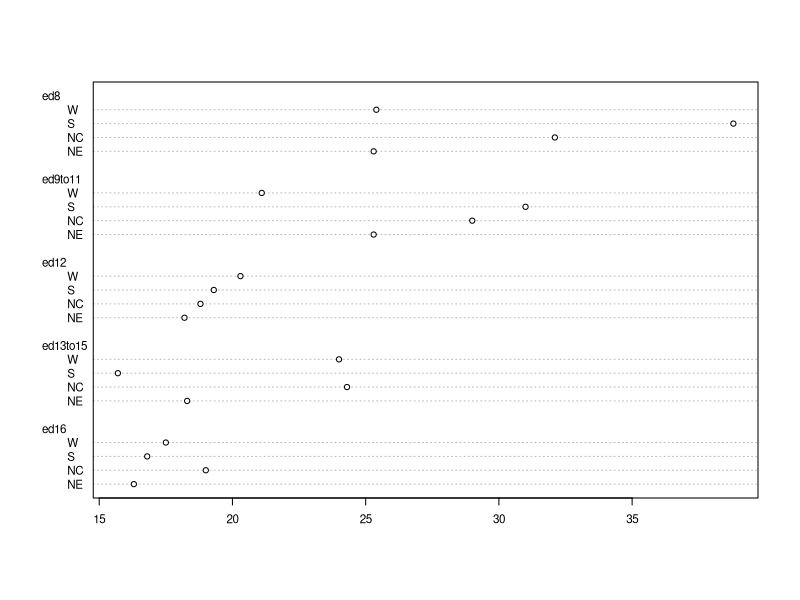
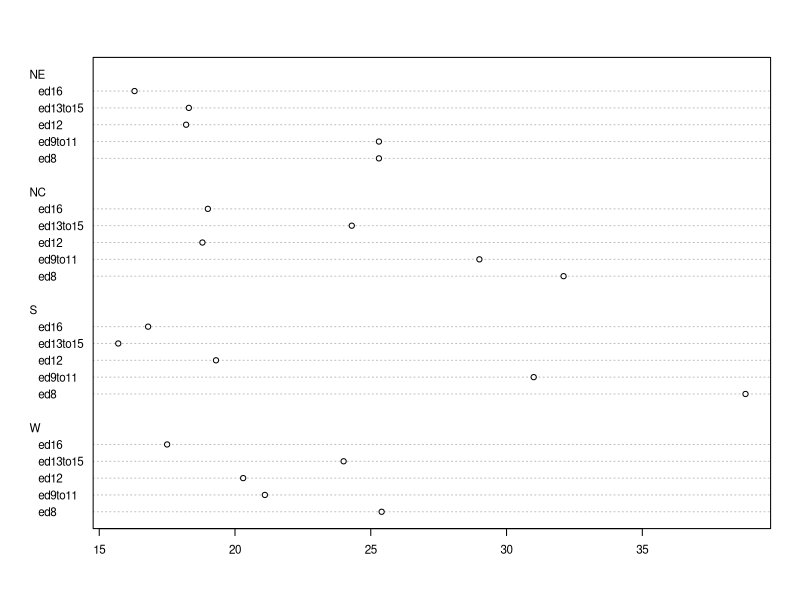
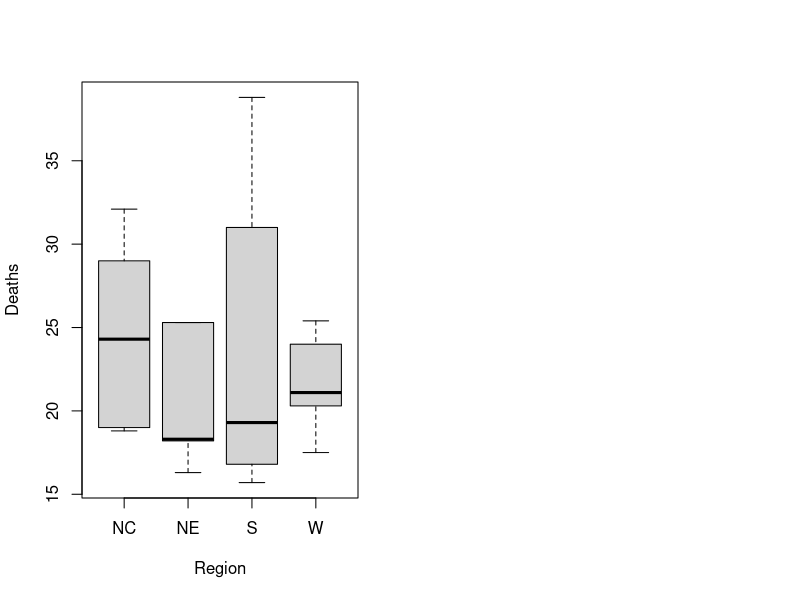

R code for these plots, in order: (Note: this script raises an error after producing the figures.)
## ---- chunk 1
knitr::knit_hooks$set(small.mar = function(before, options, envir) {
    if (before) par(mar = c(4, 4, 1, 1))  # smaller margin on top and right
})

knitr::opts_chunk$set(
  comment = "",
  message = FALSE,
  tidy = FALSE,
  dev=c('CairoPNG', 'CairoPDF'),
  cache = FALSE,
  warning = FALSE,
  encoding = "UTF-8")
## ---- chunk 2
df <- data.frame(row.names = c("NE","NC","S","W"),
                 ed8       = c(25.3,32.1,38.8,25.4), 
                 ed9to11   = c(25.3,29,31,21.1),
                 ed12      = c(18.2,18.8,19.3,20.3),
                 ed13to15  = c(18.3,24.3,15.7,24),
                 ed16      = c(16.3,19,16.8,17.5)
                 )
## ---- chunk 3
dotchart( as.matrix(df), cex=0.7)
## ---- chunk 4
dotchart( t(as.matrix(df)), cex=0.7)
## ---- chunk 5
library(tidyr)
library(dplyr)

df.l <- df %>%
  mutate(Region = as.factor(row.names(.)) )  %>%
  gather(key=Edu, value = Deaths, -Region)

# side-by-side plot
OP <- par(mfrow=c(1,2))
plot(Deaths ~ Region + Edu, df.l)
par(OP)
## ---- chunk 6

library(tidyr)
library(dplyr)
library(ggplot2)

rnames = c("Effects", "NE","NC","S","W")

df2 <- data.frame(Regions    = factor(rnames,levels=rnames),
                 Effects    = c(0,0,0,0,0),
                 ed8       = c(0,25.3,32.1,38.8,25.4), 
                 ed9to11   = c(0,25.3,29,31,21.1),
                 ed12      = c(0,18.2,18.8,19.3,20.3),
                 ed13to15  = c(0,18.3,24.3,15.7,24),
                 ed16      = c(0,16.3,19,16.8,17.5)
)


# Original table

df2.l <- df2  %>%
  gather(key=Edu, value = Deaths, -Regions) %>%
  mutate( Regions = factor(Regions, levels=rev(rnames)))
ggplot(df2.l) + aes(x=Edu, y=Regions, fill=Deaths) +geom_tile() +
  geom_text(aes(fill = df2.l$Deaths, label = round(df2.l$Deaths, 1))) +
    scale_fill_gradient(low = "white", high = "red") +
   labs(title = "Raw Table", cex=2) +
  theme(plot.title = element_text(size = rel(3)))
   

# Iteration 1
M1 <- medpolish(as.matrix(df2[-1,-1:-2]), maxiter = 1)
dfa <- rbind( t(as.data.frame(M1[3]))  , as.data.frame(M1$residuals) )
dfb <- cbind( Regions    = factor(rnames,levels=rnames), Effects=c(M1$overall, M1$row) , dfa)

df2.l <- dfb  %>%
  gather(key=Edu, value = Deaths, -Regions) %>%
  mutate( Regions = factor(Regions, levels=rev(rnames)))
ggplot(df2.l) + aes(x=Edu, y=Regions, fill=Deaths) +geom_tile() +
  geom_text(aes(fill = df2.l$Deaths, label = round(df2.l$Deaths, 1))) +
    scale_fill_gradient(low = "white", high = "red") +
   labs(title = "1st Iteration", cex=2) +
  theme(plot.title = element_text(size = rel(3)))

# Iteration 2
M1 <- medpolish(as.matrix(df2[-1,-1:-2]), maxiter = 2)
dfa <- rbind( t(as.data.frame(M1[3]))  , as.data.frame(M1$residuals) )
dfb <- cbind( Regions    = factor(rnames,levels=rnames), Effects=c(M1$overall, M1$row) , dfa)

df2.l <- dfb  %>%
  gather(key=Edu, value = Deaths, -Regions) %>%
  mutate( Regions = factor(Regions, levels=rev(rnames)))
ggplot(df2.l) + aes(x=Edu, y=Regions, fill=Deaths) +geom_tile() +
  geom_text(aes(fill = df2.l$Deaths, label = round(df2.l$Deaths, 1))) +
    scale_fill_gradient(low = "white", high = "red") +
   labs(title = "2nd Iteration", cex=2) +
  theme(plot.title = element_text(size = rel(3)))

# Iteration 3
M1 <- medpolish(as.matrix(df2[-1,-1:-2]), maxiter = 3)
dfa <- rbind( t(as.data.frame(M1[3]))  , as.data.frame(M1$residuals) )
dfb <- cbind( Regions    = factor(rnames,levels=rnames), Effects=c(M1$overall, M1$row) , dfa)

df2.l <- dfb  %>%
  gather(key=Edu, value = Deaths, -Regions) %>%
  mutate( Regions = factor(Regions, levels=rev(rnames)))
ggplot(df2.l) + aes(x=Edu, y=Regions, fill=Deaths) +geom_tile() +
  geom_text(aes(fill = df2.l$Deaths, label = round(df2.l$Deaths, 1))) +
    scale_fill_gradient(low = "white", high = "red") +
   labs(title = "3rd Iteration", cex=2) +
  theme(plot.title = element_text(size = rel(3)))

## ---- chunk 7
plot( medpolish(df,maxiter=3), pch=20)
## ---- chunk 8
df.med <- medpolish( df , maxiter=3)
## ---- chunk 9
df.med
## ---- chunk 10
plot( df.med )
## ---- chunk 11
M <- lm(Deaths ~ Edu + Region, df.l)
coef(M)
## ---- chunk 12
anova(M)
